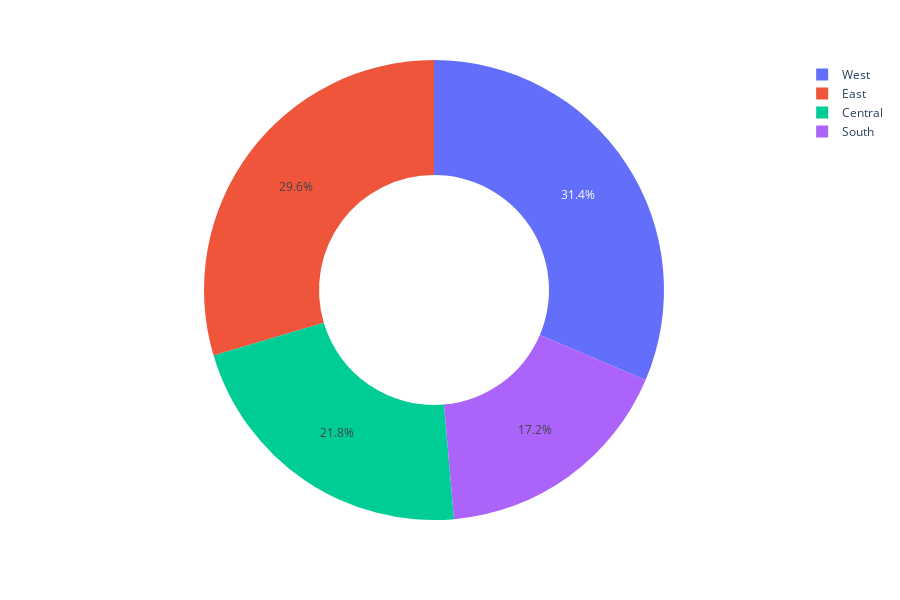

The notebook cell saved with this chart:
### Code cell
fig = px.pie(Top_region, labels='Region', values='Sales', hole=.5, names = 'Region')
fig.update_layout(height = 600)
fig.show()

### Figure 1 — Plotly figure (JSON) as saved in the notebook; plotly's stock layout.template omitted (floating-point values rounded to 4 significant figures)
{"data": [{"domain": {"x": [0, 1], "y": [0, 1]}, "hole": 0.5, "hovertemplate": "Region=%{label}<br>Sales=%{value}<extra></extra>", "labels": ["West", "East", "Central", "South"], "legendgroup": "", "name": "", "showlegend": true, "type": "pie", "values": [710219, 669518, 492646, 389151]}], "layout": {"height": 600, "legend": {"tracegroupgap": 0}, "margin": {"t": 60}}}
